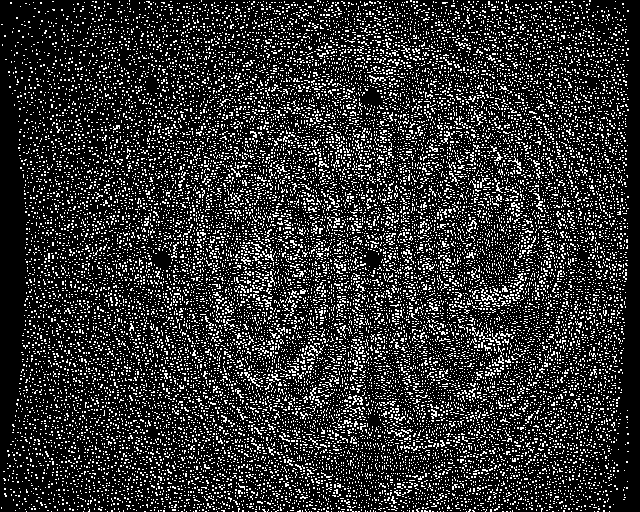
//> input picture opencv_test/image_basic/prev-3-before.png, 640 x 512 px
$ ./image_convolution ../image_basic/prev-3-before.png   (built with g++ and OpenCV 4)
//> lines starting //> are read from the running program, lines starting //| are printed output that depends on the picture
#include <iostream>
#include <string>
#include <vector>

#include <opencv2/core/core.hpp>
#include <opencv2/features2d/features2d.hpp>
#include <opencv2/highgui/highgui.hpp>
#include <opencv2/calib3d.hpp>

//! 使用可拆分卷积实现图像卷积
/*!
    @param in 输入图像的指针，这里输入必须是一个 1-channel 的图片，例如灰度图
    @param rows 图像行数
    @param cols 图像列数
    @param kernelX 核函数拆分后的列向量
    @param kernelY 核函数拆分后的行向量
    @param sizeX 核函数列向量长度
    @param sizeY 核函数行向量长度
    @param out 输出图像的指针
*/
bool convolve2DSeparable(
    unsigned char* in, int rows, int cols, float* kernelX, int sizeX, float* kernelY, int sizeY, unsigned char* out)
{
    if (!in || !out || !rows || !cols || !kernelX || !kernelY)
        return false;
    int N = rows * cols;
    float* tmp = new float[N];  // 额外分配空间用于存储第一次卷积的结果
    for (int i = 0; i < N; ++i)
        tmp[i] = 0;

    // 行向量卷积
    int hy = (sizeY >> 1);
    int jump_gap = ((sizeY - 1) >> 1);  // 每一行遍历后，指向图片元素的指针需要调过的元素个数
    int left_border = hy;
    int right_border = cols - hy;
    float* ptr_tmp = tmp;  // 用指针运算可以加快速度
    unsigned char* ptr_in = in;
    int offset = 0;  // 用于每次向右移动 kernel 一位
    for (int i = 0; i < rows; ++i)
    {
        // 左边界区间 [0, hy - 1]，kernel 右边有一部分用不到
        offset = 0;  // 用于每次向右移动 kernel 一位
        for (int j = 0; j < left_border; ++j)
        {
            *ptr_tmp = 0;  // 其实最开始已经初始化全部的 tmp 为 0 了，为了保险还是再初始化一下
            for (int k = hy + offset, t = 0; k >= 0; t++, k--)
                *ptr_tmp += *(ptr_in + t) * kernelY[k];  // 这里第一个 * 是取地址操作符
            ptr_tmp++;
            offset++;
        }
        // 中区间 [hy, cols - hy - 1]，一般情况
        for (int j = left_border; j < right_border; ++j)
        {
            *ptr_tmp = 0;
            for (int k = sizeY - 1, t = 0; k >= 0; t++, k--)
                *ptr_tmp += *(ptr_in + t) * kernelY[k];
            ptr_tmp++;
            ptr_in++;  // 注意这里也递增了图片指针，始终让它指向 Kernel 的左边界对应的图片的点
        }
        // 右边界区间 [colos - hy, cols - 1]，kernel 左边有一部分用不到
        offset = 1;  // 这次它表示在右边界处理中，kernel 最右边的元素位置
        for (int j = right_border; j < cols; ++j)
        {
            *ptr_tmp = 0;
            for (int k = sizeY - 1, t = 0; k >= offset; t++, k--)
                *ptr_tmp += *(ptr_in + t) * kernelY[k];
            ptr_tmp++;
            ptr_in++;
            offset++;
        }
        // 一行的行向量卷积结束后，输入指针会停在离右边界的距离是 sizeY/2 再加上 1 的位置。
        // 因此需要跳过一部分数据到达下一行。
        ptr_in += jump_gap;
    }

    // 列向量卷积。实现上很巧妙。
    int hx = (sizeX >> 1);  // 类似上面的 hy
    int up_border = hx;     // 区间的两个边界
    int bottom_border = rows - hx;
    ptr_tmp = tmp;  // 从头开始
    unsigned char* ptr_out = out;
    float* sum = new float[cols];  // 这一步额外需要一个行向量记录每一行的结果，因为输出的 out 数组是 unsigned char,
                                   // 但是卷积结果是 float，因此最好还是额外定义一个数组先存储结果，再赋值到 out 中
    for (int i = 0; i < cols; ++i)
        sum[i] = 0;
    // 上边界区间 [0, hx - 1]
    offset = 0;
    for (int i = 0; i < up_border; ++i)
    {
        for (int k = hx + offset; k >= 0; k--)
        {
            // 当 k 减小后，j 又回到了从 0 开始增大，因此，同一列的乘积和结果累积到了 sum[j] 中
            for (int j = 0; j < cols; ++j)
            {
                sum[j] += *ptr_tmp * kernelX[k];
                ptr_tmp++;  // 注意它是始终递增的
            }
        }
        for (int j = 0; j < cols; ++j)
        {
            *ptr_out = (unsigned char)(sum[j]);  // 这里其实默认将 float 转成了 unsigned char
            ptr_out++;
            sum[j] = 0;  // 记得清零供下次使用
        }
        ptr_tmp = tmp;  // 上边界区间中，计算完一行卷积后，ptr_tmp 始终指向开头
        offset++;
    }
    // 中间区间 [hx, rows - hx - 1]。做法和上边界区间很类似。
    float* ptr_init = ptr_tmp; // 拷贝一份初始指针
    for (int i = up_border; i < bottom_border; ++i)
    {
        for (int k = sizeX - 1; k >= 0; k--)
        {
            for (int j = 0; j < cols; ++j)
            {
                sum[j] += *ptr_tmp * kernelX[k];
                ptr_tmp++;
            }
        }
        for (int j = 0; j < cols; ++j)
        {
            *ptr_out = sum[j];
            ptr_out++;
            sum[j] = 0;
        }
        ptr_init += cols;  // 左上角指针要向下移动一行
        ptr_tmp = ptr_init;
    }
    // 下边界区间 [rows - hx， rows - 1]
    offset = 1;
    for (int i = bottom_border; i < rows; ++i)
    {
        for (int k = sizeX - 1; k >= offset; k--)
        {
            for (int j = 0; j < cols; ++j)
            {
                sum[j] += *ptr_tmp * kernelX[k];
                ptr_tmp++;
            }
        }
        for (int j = 0; j < cols; ++j)
        {
            *ptr_out = sum[j];
            ptr_out++;
            sum[j] = 0;
        }
        offset++;
        ptr_init += cols;
        ptr_tmp = ptr_init;
    }
    // 最后记得释放内存
    delete[] sum;
    delete[] tmp;
    return true;
}

int main(int argc, char** argv)
{
    if (argc != 2)
    {
        std::cout << "Usage: image_convolution <input_image>" << std::endl;
        return -1;
    }
    cv::Mat src = cv::imread(argv[1], cv::IMREAD_GRAYSCALE);
//> src: 512 rows x 640 cols, CV_8UC1; 19% white in thin lines or dots
    if (!src.data)
    {
        std::cout << "Cannot read image " << std::string(argv[1]) << "!" << std::endl;
        return -1;
    }
    cv::Mat dev = cv::Mat(src.size(), src.type(), cv::Scalar(0));
    float kernelX[5] = {1 / 16.0f, 4 / 16.0f, 6 / 16.0f, 4 / 16.0f, 1 / 16.0f};
    float kernelY[5] = {1 / 16.0f, 4 / 16.0f, 6 / 16.0f, 4 / 16.0f, 1 / 16.0f};
    convolve2DSeparable(src.data, src.rows, src.cols, kernelX, 5, kernelY, 5, dev.data);
//> after the loop in convolve2DSeparable, `for (int i = 0; i < rows; ++i)`: offset = 3
//> after the loop in convolve2DSeparable, `for (int i = 0; i < up_border; ++i)`: offset = 2
//> after the loop in convolve2DSeparable, `for (int i = bottom_border; i < rows; ++i)`: offset = 3
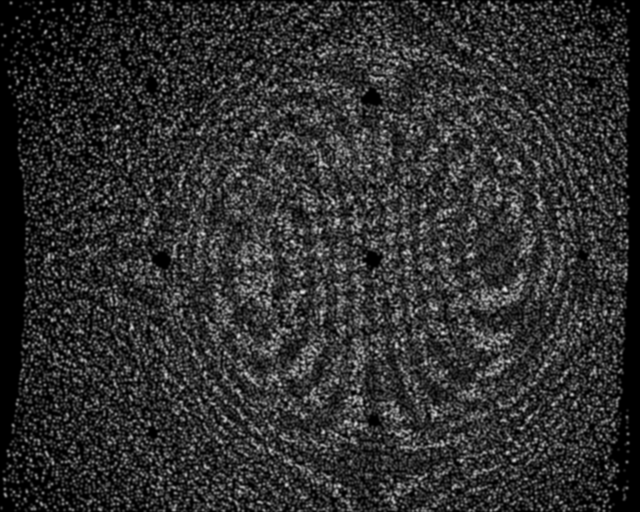
//> dev: 512 rows x 640 cols, CV_8UC1; min 0, max 234, mean 47.7

    cv::imshow("Original", src);
    cv::imshow("Result", dev);
    cv::waitKey();

    return 0;
}
